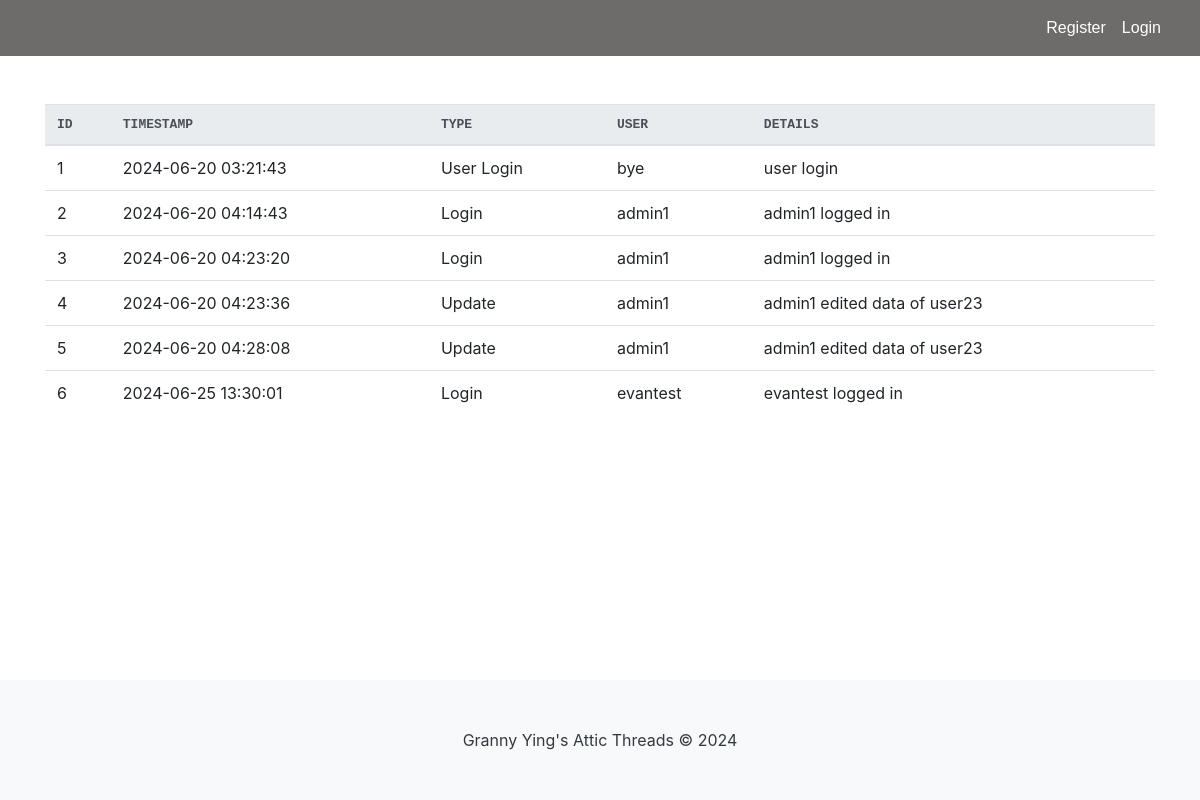
Page /logs on the earlier database version.
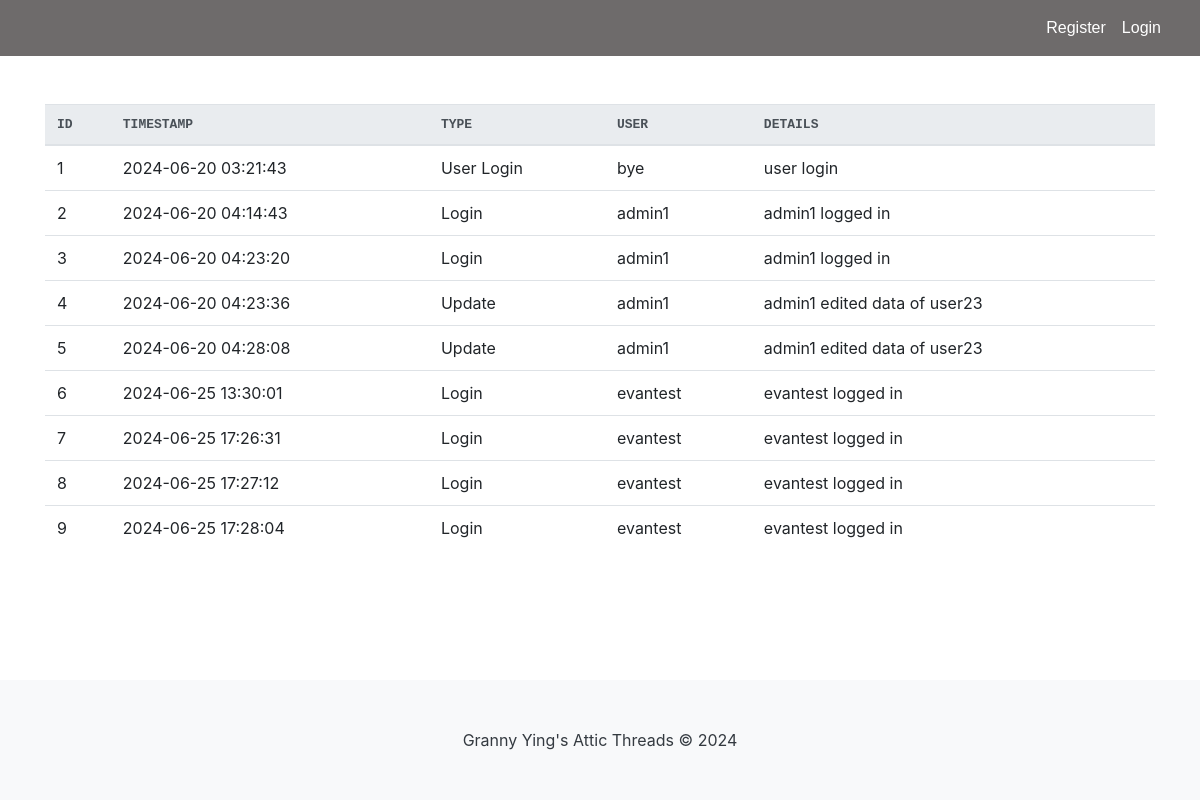
Same page on the later database version.
### tables this page shows
CREATE TABLE Logs (
        id INTEGER PRIMARY KEY AUTOINCREMENT,
        timestamp TEXT DEFAULT CURRENT_TIMESTAMP,
        event_type TEXT,
        user_id INTEGER,
        details TEXT
    );

### app.py (the view)
@app.route("/logs")
def logs():
    con = sqlite3.connect("database.db")
    con.row_factory = sqlite3.Row
    cur = con.cursor()
    cur.execute("SELECT * FROM Logs")
    rows = cur.fetchall()
    con.close()
    return render_template("logs.html", rows=rows)

### templates/logs.html (shortened to what this page needs)
<html lang="en">
{% include "header.html" %}
<head>
        {% block content %} -->
    {% include "navbar.html" %}
    <link rel="stylesheet" href="https://stackpath.bootstrapcdn.com/bootstrap/4.3.1/css/bootstrap.min.css">
</head>
<body>
    <div class="container mt-5">
        <table class="table table-hover">
            <thead class="thead-light">
                <tr>
                    <th>ID</th>
                    <th>Timestamp</th>
                    <th>Type</th>
                    <th>User</th>
                    <th>Details</th>
                </tr>
            </thead>
            <tbody>
                {% for row in rows %}
                <tr>
                    <td>{{ row["id"] }}</td>
                    <td>{{ row["timestamp"] }}</td>
                    <td>{{ row["event_type"] }}</td>
                    <td>{{ row["user_id"] }}</td>
                    <td>{{ row["details"] }}</td>
                </tr>
                {% endfor %}
            </tbody>
        </table>
    </div>
    {% include "footer.html" %}
</body>
</html>
{% endblock %}

### templates/header.html (shortened to what this page needs)
<head>
    <link rel="stylesheet" type="text/css" href="{{ url_for('static', filename='css/site.css')}}" />
    <link rel="stylesheet" href="https://cdn.jsdelivr.net/npm/bootstrap@4.1.3/dist/css/bootstrap.min.css">
    <link rel="stylesheet" href="https://cdn.jsdelivr.net/npm/bootstrap-select@1.13.14/dist/css/bootstrap-select.min.css">
</head>

### templates/navbar.html (shortened to what this page needs)
<nav class="navbar navbar-expand-lg">
    <div class="container justify-content-end">
        <ul class="navbar-nav ml-auto">
            {% if 'name' and 'role' not in session %}
            <li class="nav-item">
                <a href="{{ url_for('register') }}" class="nav-link">Register</a>
            </li>
            <li class="nav-item">
                <a href="{{ url_for('login') }}" class="nav-link">Login</a>
            </li>
            {% endif %}
        </ul>
    </div>
</nav>

### templates/footer.html
<footer class="py-5" style="margin-top: auto; background-color: #f8f9fa;">
   <div class="container text-center">
       <span class="text-dark">Granny Ying's Attic Threads &copy; 2024</span>
   </div>
</footer>

### static/css/site.css (style rules this page uses)
.navbar { background-color: rgb(110, 107, 107); font-size: 1em; font-family: 'Trebuchet MS', 'Lucida Sans Unicode', 'Lucida Grande', 'Lucida Sans', Arial, sans-serif; color: white; padding: 8px 5px; }
.navbar a { text-decoration: none; color: inherit; }
html, body { height: 100%; margin: 0; padding: 0; }
body { display: flex; flex-direction: column; }
footer { background-color: rgb(86, 136, 132); width: 100%; flex-shrink: 0; }

### templates/logs.html (style rules this page uses)
th { font-family: monospace; text-transform: uppercase; }

Differences in the rows shown:
added Logs: id "7", timestamp "2024-06-25 17:26:31", event_type "Login", user_id "evantest", details "evantest logged in"
added Logs: id "8", timestamp "2024-06-25 17:27:12", event_type "Login", user_id "evantest", details "evantest logged in"
added Logs: id "9", timestamp "2024-06-25 17:28:04", event_type "Login", user_id "evantest", details "evantest logged in"
